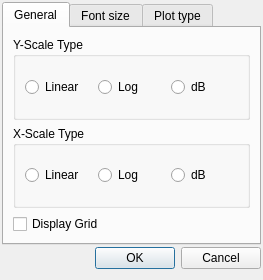
<?xml version="1.0" encoding="UTF-8"?>
<ui version="4.0">
 <class>CPlotOptions</class>
 <widget class="QDialog" name="CPlotOptions">
  <property name="geometry">
   <rect>
    <x>0</x>
    <y>0</y>
    <width>304</width>
    <height>300</height>
   </rect>
  </property>
  <property name="sizePolicy">
   <sizepolicy hsizetype="Fixed" vsizetype="Fixed">
    <horstretch>0</horstretch>
    <verstretch>0</verstretch>
   </sizepolicy>
  </property>
  <property name="windowTitle">
   <string>Plot Options</string>
  </property>
  <layout class="QVBoxLayout" name="verticalLayout_2">
   <property name="spacing">
    <number>2</number>
   </property>
   <property name="sizeConstraint">
    <enum>QLayout::SetFixedSize</enum>
   </property>
   <property name="leftMargin">
    <number>2</number>
   </property>
   <property name="topMargin">
    <number>2</number>
   </property>
   <property name="rightMargin">
    <number>2</number>
   </property>
   <item>
    <widget class="QTabWidget" name="optionsTab">
     <property name="currentIndex">
      <number>0</number>
     </property>
     <widget class="QWidget" name="General">
      <attribute name="title">
       <string>General</string>
      </attribute>
      <layout class="QVBoxLayout" name="verticalLayout">
       <item>
        <widget class="QGroupBox" name="yScaleBox">
         <property name="title">
          <string>Y-Scale Type</string>
         </property>
         <layout class="QHBoxLayout" name="horizontalLayout">
          <item>
           <widget class="QRadioButton" name="yLinearBtn">
            <property name="text">
             <string>Linear</string>
            </property>
           </widget>
          </item>
          <item>
           <widget class="QRadioButton" name="yLogBtn">
            <property name="text">
             <string>Log</string>
            </property>
           </widget>
          </item>
          <item>
           <widget class="QRadioButton" name="yDBBtn">
            <property name="text">
             <string>dB</string>
            </property>
           </widget>
          </item>
         </layout>
        </widget>
       </item>
       <item>
        <widget class="QGroupBox" name="xScaleBox">
         <property name="title">
          <string>X-Scale Type</string>
         </property>
         <layout class="QHBoxLayout" name="horizontalLayout_2">
          <item>
           <widget class="QRadioButton" name="xLinearBtn">
            <property name="text">
             <string>Linear</string>
            </property>
           </widget>
          </item>
          <item>
           <widget class="QRadioButton" name="xLogBtn">
            <property name="text">
             <string>Log</string>
            </property>
           </widget>
          </item>
          <item>
           <widget class="QRadioButton" name="xDBBtn">
            <property name="text">
             <string>dB</string>
            </property>
           </widget>
          </item>
         </layout>
        </widget>
       </item>
       <item>
        <widget class="QCheckBox" name="gridBox">
         <property name="text">
          <string>Display Grid</string>
         </property>
        </widget>
       </item>
      </layout>
     </widget>
     <widget class="QWidget" name="Font">
      <attribute name="title">
       <string>Font size</string>
      </attribute>
      <layout class="QVBoxLayout" name="verticalLayout_3">
       <item>
        <widget class="QGroupBox" name="fontAxisGroup">
         <property name="title">
          <string>Axis</string>
         </property>
         <layout class="QGridLayout" name="gridLayout">
          <property name="leftMargin">
           <number>9</number>
          </property>
          <property name="topMargin">
           <number>9</number>
          </property>
          <property name="rightMargin">
           <number>9</number>
          </property>
          <property name="bottomMargin">
           <number>9</number>
          </property>
          <property name="spacing">
           <number>9</number>
          </property>
          <item row="1" column="1">
           <widget class="QRadioButton" name="autoAxisFontBtn">
            <property name="text">
             <string>Auto</string>
            </property>
            <property name="checked">
             <bool>true</bool>
            </property>
           </widget>
          </item>
          <item row="0" column="2">
           <widget class="QComboBox" name="fontPointCombo">
            <property name="enabled">
             <bool>true</bool>
            </property>
            <property name="currentIndex">
             <number>2</number>
            </property>
            <item>
             <property name="text">
              <string>7</string>
             </property>
            </item>
            <item>
             <property name="text">
              <string>8</string>
             </property>
            </item>
            <item>
             <property name="text">
              <string>9</string>
             </property>
            </item>
            <item>
             <property name="text">
              <string>10</string>
             </property>
            </item>
            <item>
             <property name="text">
              <string>11</string>
             </property>
            </item>
            <item>
             <property name="text">
              <string>12</string>
             </property>
            </item>
            <item>
             <property name="text">
              <string>14</string>
             </property>
            </item>
           </widget>
          </item>
          <item row="0" column="1">
           <widget class="QRadioButton" name="fixedAxisFontRBtn">
            <property name="text">
             <string>Fixed</string>
            </property>
           </widget>
          </item>
          <item row="0" column="3">
           <widget class="QLabel" name="label">
            <property name="text">
             <string>pix</string>
            </property>
           </widget>
          </item>
         </layout>
        </widget>
       </item>
       <item>
        <widget class="QGroupBox" name="legendGroup">
         <property name="title">
          <string>Legend</string>
         </property>
         <layout class="QVBoxLayout" name="verticalLayout_4">
          <item>
           <widget class="QRadioButton" name="toAxisFontBtn">
            <property name="text">
             <string>Equal to axis</string>
            </property>
           </widget>
          </item>
          <item>
           <widget class="QRadioButton" name="autoLgdFontBtn">
            <property name="text">
             <string>Auto</string>
            </property>
            <property name="checked">
             <bool>true</bool>
            </property>
           </widget>
          </item>
         </layout>
        </widget>
       </item>
      </layout>
     </widget>
     <widget class="QWidget" name="Lines">
      <attribute name="title">
       <string>Plot type</string>
      </attribute>
      <layout class="QVBoxLayout" name="verticalLayout_5">
       <item>
        <widget class="QGroupBox" name="generalGroup">
         <property name="title">
          <string>General</string>
         </property>
         <layout class="QHBoxLayout" name="horizontalLayout_3">
          <item>
           <widget class="QRadioButton" name="linesTypeBtn">
            <property name="text">
             <string>Use lines</string>
            </property>
           </widget>
          </item>
          <item>
           <widget class="QRadioButton" name="dotsTypeBtn">
            <property name="text">
             <string>Only dots</string>
            </property>
           </widget>
          </item>
          <item>
           <widget class="QRadioButton" name="barsTypeBtn">
            <property name="text">
             <string>Bars</string>
            </property>
           </widget>
          </item>
         </layout>
        </widget>
       </item>
       <item>
        <widget class="QGroupBox" name="lineWidthGroup">
         <property name="title">
          <string>Pen width</string>
         </property>
         <layout class="QHBoxLayout" name="horizontalLayout_4">
          <item>
           <widget class="QRadioButton" name="widthAutoBtn">
            <property name="text">
             <string>auto</string>
            </property>
            <property name="checked">
             <bool>true</bool>
            </property>
           </widget>
          </item>
          <item>
           <widget class="QRadioButton" name="widthThinBtn">
            <property name="text">
             <string>thin</string>
            </property>
           </widget>
          </item>
          <item>
           <widget class="QRadioButton" name="widthThickBtn">
            <property name="text">
             <string>thick</string>
            </property>
           </widget>
          </item>
         </layout>
        </widget>
       </item>
       <item>
        <widget class="QGroupBox" name="pointTypeGroup">
         <property name="enabled">
          <bool>false</bool>
         </property>
         <property name="title">
          <string>Type of dots</string>
         </property>
         <layout class="QHBoxLayout" name="horizontalLayout_5">
          <item>
           <widget class="QRadioButton" name="pointPixelBtn">
            <property name="text">
             <string>pixel</string>
            </property>
           </widget>
          </item>
          <item>
           <widget class="QRadioButton" name="pointSquareBtn">
            <property name="text">
             <string>square</string>
            </property>
            <property name="checked">
             <bool>true</bool>
            </property>
           </widget>
          </item>
         </layout>
        </widget>
       </item>
      </layout>
     </widget>
    </widget>
   </item>
   <item>
    <widget class="QDialogButtonBox" name="buttonBox">
     <property name="orientation">
      <enum>Qt::Horizontal</enum>
     </property>
     <property name="standardButtons">
      <set>QDialogButtonBox::Cancel|QDialogButtonBox::Ok</set>
     </property>
    </widget>
   </item>
  </layout>
 </widget>
 <resources/>
 <connections/>
</ui>
